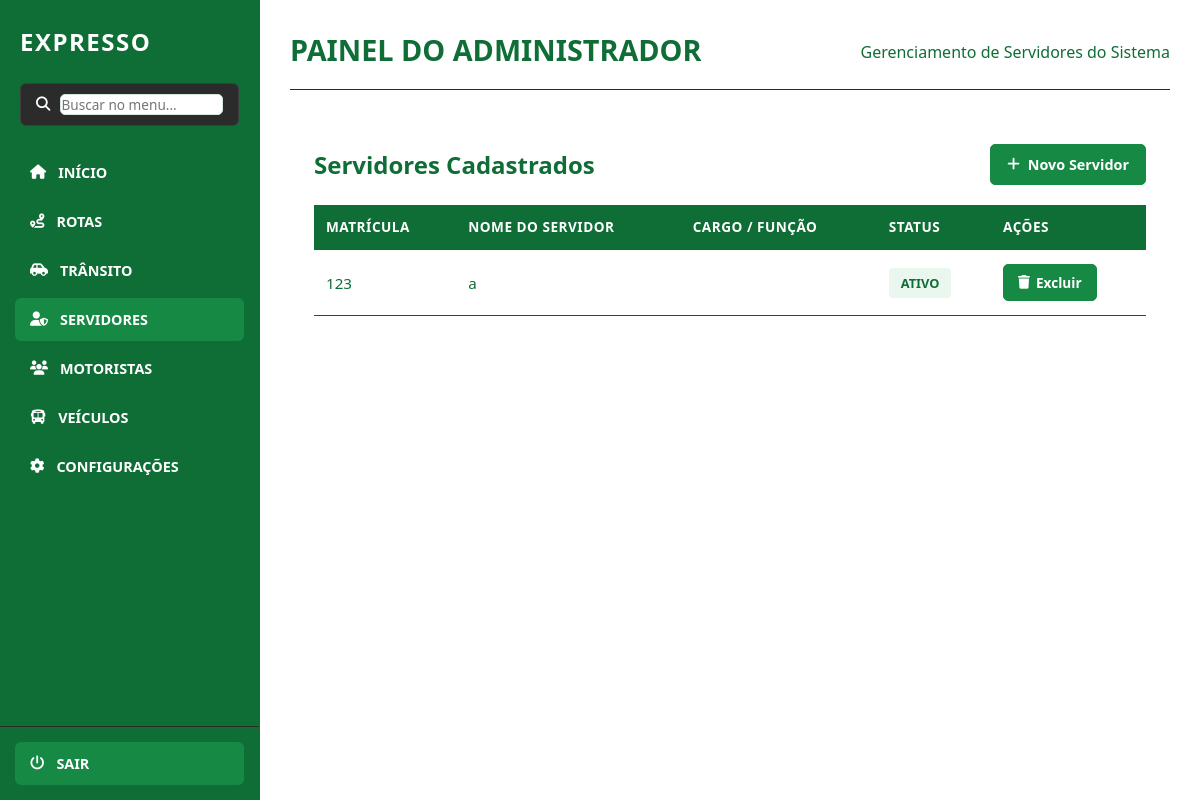
Page /lista_servidores (signed in) on the committed database.
### modelosDB/modelos.py (models this page shows, shortened)
class Servidor(db.Model):
    __tablename__ = 'servidor'
    id = db.Column(db.Integer, primary_key=True)
    nome = db.Column(db.String(100), nullable=False)
    email = db.Column(db.String(120), unique=True, nullable=False)
    matricula = db.Column(db.String(120), unique=True, nullable=False)
    senha = db.Column(db.String(120), nullable=False)  # Removido unique=True
    status = db.Column(db.String(50), default='Pendente')  # Usado para substituir o '.aprovado'

### Blueprints/bp_admin.py (the view)
@admin_bp.route('/lista_servidores')
def lista_servidores():
    if 'admin' not in session:
        return render_template('auth/principal.html')
    servidores = ServidorDAO.listar()
    return render_template('admin/lista_servidores.html', servidores=servidores)

### DAOs/servidor_DAO.py (called while the page is built)
    @staticmethod
    def listar():
        return Servidor.query.all()

### templates/admin/lista_servidores.html (shortened to what this page needs)
<!DOCTYPE html>
<html lang="pt-br">
<head>
    <link rel="stylesheet" href="{{ url_for('static', filename='css/admin/admin.css') }}">
    <link rel="stylesheet" href="https://cdnjs.cloudflare.com/ajax/libs/font-awesome/6.4.0/css/all.min.css">
    <link rel="stylesheet" href="{{ url_for('static', filename='css/admin/serv.css') }}">
    <link rel="stylesheet" href="{{ url_for('static', filename='css/shared/base.css') }}">
</head>
<body>
    <div class="sidebar">
        <div class="sidebar-brand">
            <h1>EXPRESSO</h1>
        </div>
        <div class="search-box">
            <i class="fa-solid fa-magnifying-glass"></i>
            <input type="text" placeholder="Buscar no menu...">
        </div>
        <ul class="sidebar-menu">
            <li><a href="/pag_admin"><i class="fa-solid fa-house"></i> INÍCIO</a></li>
            <li><a href="#"><i class="fa-solid fa-route"></i> ROTAS</a></li>
            <li><a href="#"><i class="fa-solid fa-car-side"></i> TRÂNSITO</a></li>
            <li><a href="/lista_servidores" class="active"><i class="fa-solid fa-user-shield"></i> SERVIDORES</a></li>
            <li><a href="/cad_motor"><i class="fa-solid fa-users"></i> MOTORISTAS</a></li>
            <li><a href="cad_veiculos"><i class="fa-solid fa-bus"></i> VEÍCULOS</a></li>
            <li><a href="#"><i class="fa-solid fa-gear"></i> CONFIGURAÇÕES</a></li>
        </ul>
        <div class="sidebar-footer">
            <a href="/login_adm" class="logout-btn"><i class="fa-solid fa-power-off"></i> SAIR</a>
        </div>
    </div>
    <div class="main-content">
        <div class="titulo">
            <h1>PAINEL DO ADMINISTRADOR</h1>
            <p style="color: #888;">Gerenciamento de Servidores do Sistema</p>
        </div>
        <div class="secao-servidores">
            <div class="topo-secao">
                <h2>Servidores Cadastrados</h2>
                <button class="btn-cadastrar-novo" onclick="abrirModal('modalServidor')"><i class="fa-solid fa-plus"></i> Novo Servidor</button>
            </div>
            <table class="tabela-servidores">
                <thead>
                    <tr>
                        <th>Matrícula</th>
                        <th>Nome do Servidor</th>
                        <th>Cargo / Função</th>
                        <th>Status</th>
                        <th>Ações</th>
                    </tr>
                </thead>
                <tbody id="corpo-tabela-servidores">
                    {% if servidores %}
                        {% for servidor in servidores %}
                        <tr id="servidor-{{ servidor.id }}">
                            <td>{{ servidor.matricula }}</td>
                            <td>{{ servidor.nome }}</td>
                            <td>{{ servidor.cargo }}</td>
                            <td>
                                <span class="status-badge {{ servidor.status|lower }}">
                                    {{ servidor.status }}
                                </span>
                            </td>
                            <td>
                                <div style="display: flex; gap: 8px;">
                                    <button onclick="processarServidor('{{ servidor.id }}', 'excluir')" class="btn-excluir">
                                        <i class="fa-solid fa-trash"></i> Excluir
                                    </button>
                                </div>
                            </td>
                        </tr>
                        {% endfor %}
                    {% endif %}
                </tbody>
            </table>
        </div>
    </div>
</body>
</html>

### static/css/admin/admin.css (style rules this page uses)
* { margin: 0; padding: 0; box-sizing: border-box; font-family: 'Segoe UI', Arial, sans-serif; }
body { display: flex; height: 100vh; background-color: #1f1f1f; overflow-x: hidden; }
.sidebar { width: 260px; height: 100%; background-color: #181818; display: flex; flex-direction: column; border-right: 1px solid #2b2b2b; flex-shrink: 0; position: fixed; top: 0; left: 0; z-index: 10; transition: transform 0.3s cubic-bezier(0.4, 0, 0.2, 1); }
.sidebar-brand { padding: 25px 20px; }
.sidebar-brand h1 { color: #ffffff; font-size: 1.5rem; font-weight: 800; text-transform: uppercase; letter-spacing: 1.5px; }
.search-box { background-color: #2b2b2b; padding: 10px 15px; border-radius: 6px; display: flex; align-items: center; gap: 10px; margin: 0 20px 25px 20px; border: 1px solid #3d3d3d; }
.search-box i { color: #888888; font-size: 0.9rem; }
.search-box input { width: 100%; background: none; border: none; color: #ffffff; font-size: 0.85rem; outline: none; }
.sidebar-menu { list-style: none; display: flex; flex-direction: column; gap: 6px; padding: 0 15px; overflow-y: auto; flex-grow: 1; }
.sidebar-menu a { display: flex; align-items: center; gap: 12px; color: #b3b3b3; text-decoration: none; padding: 12px 15px; font-size: 0.9rem; font-weight: 600; border-radius: 6px; transition: all 0.2s ease; }
.sidebar-menu a.active { background-color: #2ecc71; color: #ffffff; }
.sidebar-footer { padding: 15px 15px; border-top: 1px solid #2b2b2b; }
.sidebar-footer a.logout-btn { display: flex; align-items: center; gap: 12px; color: #ff4d4d; text-decoration: none; padding: 12px 15px; font-size: 0.9rem; font-weight: bold; border-radius: 6px; }
.main-content { flex-grow: 1; margin-left: 260px; padding: 40px; overflow-y: auto; width: calc(100% - 260px); transition: margin-left 0.3s cubic-bezier(0.4, 0, 0.2, 1), width 0.3s cubic-bezier(0.4, 0, 0.2, 1); }
.titulo { display: flex; justify-content: space-between; align-items: center; margin-bottom: 30px; border-bottom: 1px solid #2b2b2b; padding-bottom: 15px; }
.titulo h1 { color: white; font-size: 1.8rem; font-weight: 700; }
.btn-excluir, .btn-indeferir { background-color: #c62828; color: white; border: none; padding: 8px 14px; border-radius: 4px; cursor: pointer; font-weight: bold; transition: background 0.2s; }

### static/css/admin/serv.css (style rules this page uses)
.main-content { margin-left: 260px; padding: 30px; background-color: #1e1e1e; min-height: 100vh; }
.titulo h1 { color: #ffffff; font-size: 1.8rem; margin-bottom: 5px; font-weight: 700; }
.secao-servidores { background-color: #2b2b2b; padding: 24px; border-radius: 8px; margin-top: 24px; box-shadow: 0 4px 6px rgba(0, 0, 0, 0.2); }
.topo-secao { display: flex; justify-content: space-between; align-items: center; margin-bottom: 20px; }
.topo-secao h2 { color: #ffffff; font-size: 1.5rem; margin: 0; }
.tabela-servidores { width: 100%; border-collapse: collapse; text-align: left; }
.tabela-servidores th { color: #2ecc71; padding: 12px; border-bottom: 2px solid #3d3d3d; font-weight: 600; text-transform: uppercase; font-size: 0.85rem; letter-spacing: 0.5px; }
.tabela-servidores td { color: #ffffff; padding: 14px 12px; border-bottom: 1px solid #3d3d3d; vertical-align: middle; font-size: 0.95rem; }
.status-badge { padding: 6px 12px; border-radius: 4px; font-size: 0.8rem; font-weight: bold; display: inline-block; text-transform: uppercase; }
.status-badge.ativo, .status-badge.aprovado { background-color: rgba(46, 204, 113, 0.15); color: #2ecc71; }
.btn-cadastrar-novo { background-color: #2ecc71; color: #ffffff; border: none; padding: 10px 16px; border-radius: 4px; cursor: pointer; font-weight: bold; font-size: 0.9rem; display: flex; align-items: center; gap: 8px; transition: background 0.2s ease; }
.btn-excluir { background-color: #e74c3c; color: #ffffff; border: none; padding: 8px 14px; border-radius: 4px; cursor: pointer; font-weight: 600; font-size: 0.85rem; display: inline-flex; align-items: center; gap: 6px; transition: background 0.2s ease; }
tr { opacity: 1; transition: opacity 0.3s ease; }

### rows in the picture
Servidor: matricula "123", nome "a", status "ATIVO"
